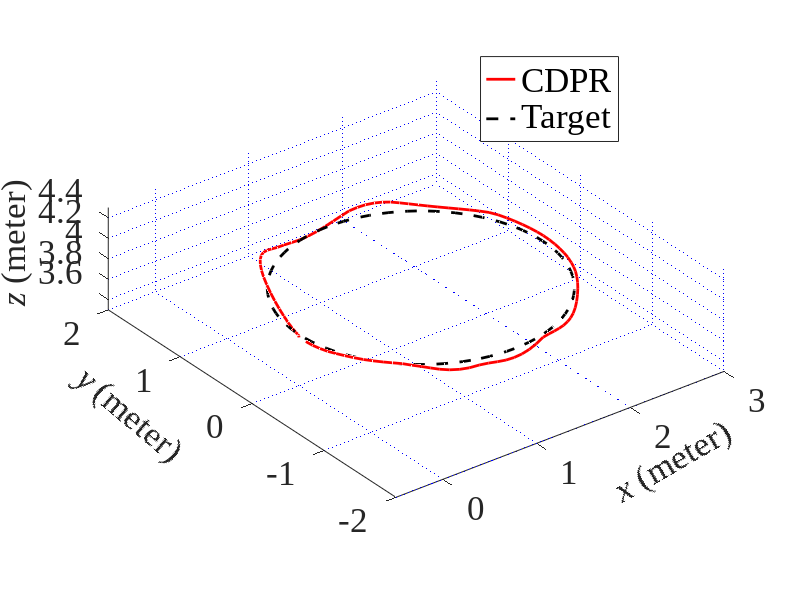

Reproduce this figure in MATLAB.

clc;
clear;

%%% 画不固定的RCDPR，大圆的轨迹
load('./21/net_big/network_trajectry_02_0.mat')  % RCDPR-big
r=1.3; %圆的半径为1
c=[r 0 4]; %圆心的坐标
delta = 30;
delta_begin1 = 3000;  % 都为3000
delta_begin2 = 3000;  % 除了fixed_small为0，其他都尉3000

x = platform_pos(3000:delta:length(platform_pos)-delta_begin2,1);
y = platform_pos(3000:delta:length(platform_pos)-delta_begin2,2);
z = platform_pos(3000:delta:length(platform_pos)-delta_begin2,3);

% draw
figure();
plot3(x,y,z,'r-','LineWidth',2)

% standard trajectory
n=[0 0 1]; %法向量n
theta=(0:2*pi/length(x):2*pi)'; %theta角从0到2*pi
a=cross(n,[1 0 0]); %n与i叉乘，求取a向量
if ~any(a) %如果a为零向量，将n与j叉乘
    a=cross(n,[0 1 0]);
end
b=cross(n,a); %求取b向量
a=a/norm(a); %单位化a向量
b=b/norm(b); %单位化b向量

c1=c(1)*ones(size(theta,1),1);
c2=c(2)*ones(size(theta,1),1);
c3=c(3)*ones(size(theta,1),1);

x_c=c1+r*a(1)*cos(theta)+r*b(1)*sin(theta);%圆上各点的x坐标
y_c=c2+r*a(2)*cos(theta)+r*b(2)*sin(theta);%圆上各点的y坐标
z_c=c3+r*a(3)*cos(theta)+r*b(3)*sin(theta);%圆上各点的z坐标
hold on;
plot3(x_c,y_c,z_c,'k--','LineWidth',2)
grid on;

%%%%%%%%%%%%%%%%坐标轴相关设置
set(gca,'GridLineStyle',':','GridColor','b','GridAlpha',1);%添加网格虚线
set(gca,'FontName','Times New Roman','FontSize',25);
set(gca,'FontSize',25);
xlabel('\it\fontname{Times New Roman}x \rm(meter)','FontSize',25,'Rotation',30)
ylabel('\it\fontname{Times New Roman}y \rm(meter)','FontSize',25,'Rotation',-40)
zlabel('\it\fontname{Times New Roman}z \rm(meter)','FontSize',25)
hl20 = legend('CDPR','Target','FontName','Times New Roman','FontSize',25);
% hl20 = legend('RCDPR','Target','FontName','Times New Roman','FontSize',25);

set(hl20,'Box','on');
axis equal;
yticks([-2,-1,0,1,2])
xticks([0,1,2,3])
axis([-0.5,3,-2,2,3.5,4.5]) %big
% set(gca,'XTickLabelRotation',-45)
% title('(a)','fontsize',25,'position',[2,1.0])


